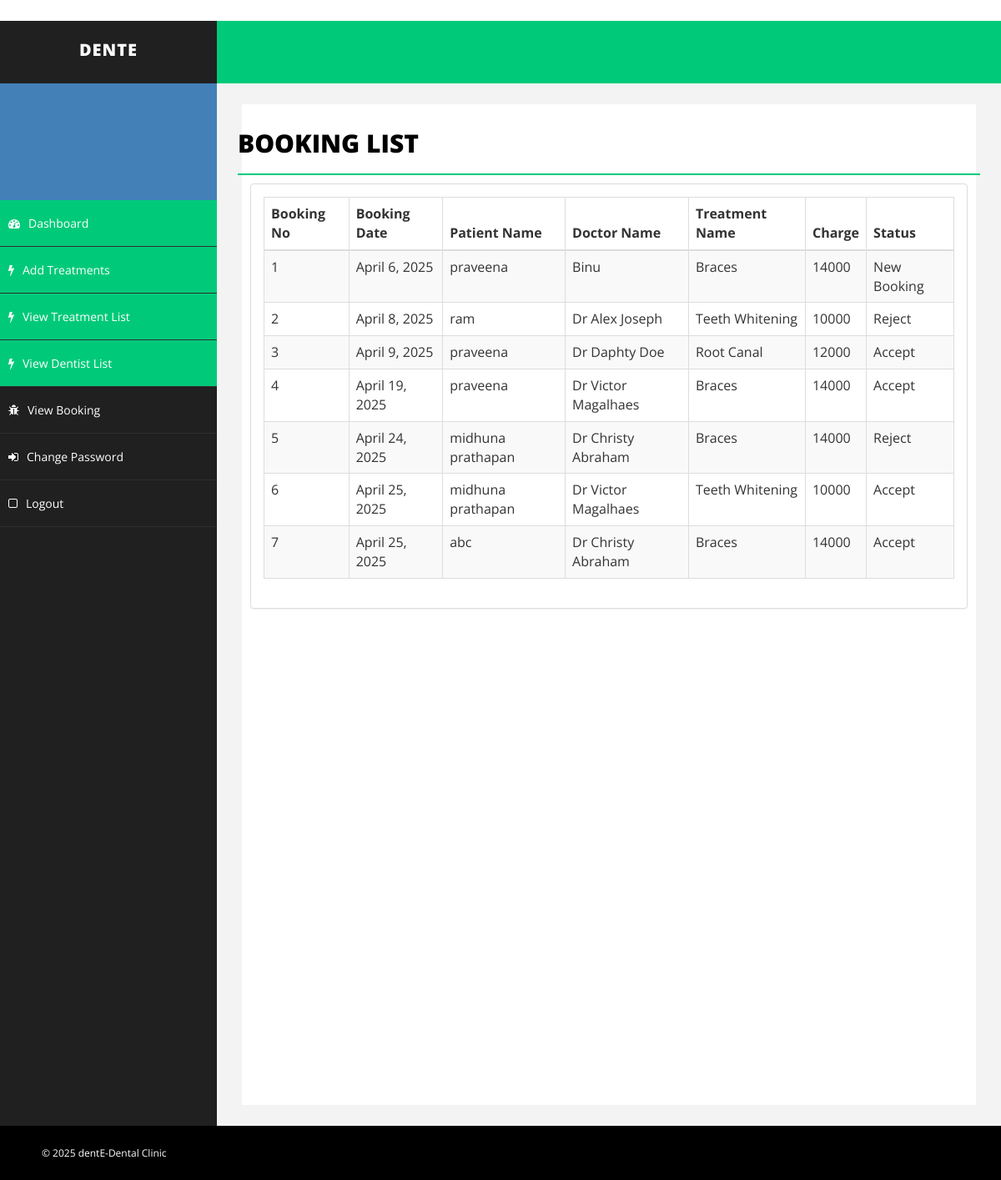
Screenshot of /asbl/ with the database file from the repository.
### myapp/models.py (models this page shows)
class booking(models.Model):
    bno = models.IntegerField()
    bdate = models.DateField(default=date.today)
    rdate = models.DateField()
    did= models.IntegerField(default=0)
    dname= models.CharField(max_length=50)
    pid= models.IntegerField(default=0)
    patient=models.CharField(max_length=100,default='x')
    tname=models.CharField(max_length=100)
    charge=models.IntegerField(default=0)
    status=models.CharField(max_length=50,default='New Booking')

### myapp/views.py (the view)
# urls.py: path('asbl/',views.showadminuserbooking),
def showadminuserbooking(request):
    rec=booking.objects.all()
    return render(request,"adminuserbookinglist.html",{"rec":rec})

### myapp/templates/adminuserbookinglist.html (shortened to what this page needs)
﻿<!DOCTYPE html>
{% load static %}
<html xmlns="http://www.w3.org/1999/xhtml">
<head>
    <link href="{% static 'apn/assets/css/bootstrap.css' %}" rel="stylesheet" />
    <link href="{% static 'apn/assets/css/font-awesome.css' %}" rel="stylesheet" />
    <link href="{% static 'apn/assets/css/basic.css' %}" rel="stylesheet" />
    <link href="{% static 'apn/assets/css/custom.css' %}" rel="stylesheet" />
</head>
<body>
    <div id="wrapper">
        <nav class="navbar navbar-default navbar-cls-top " role="navigation" style="margin-bottom: 0">
            <div class="navbar-header">
                <a class="navbar-brand" href="">dentE</a>
            </div>
        </nav>
        <nav class="navbar-default navbar-side" role="navigation">
            <div class="sidebar-collapse">
                <ul class="nav" id="main-menu">
                    <li>
                        <div class="user-img-div">
                            <div class="inner-text">
                            <br />
                            </div>
                        </div>
                    </li>
                    <li>
                        <a class="active-menu" href=""><i class="fa fa-dashboard "></i>Dashboard</a>
                    </li>
                    <li>
                        <a class="active-menu" href="/aat/"><i class="fa fa-flash "></i>Add Treatments</a>
                    </li>
                    <li>
                        <a class="active-menu" href="/aatl/"><i class="fa fa-flash "></i>View Treatment List</a>
                    </li>
                    <li>
                        <a class="active-menu" href="/aadl/"><i class="fa fa-flash "></i>View Dentist List</a>
                    </li>
                    <li>
                        <a href="/asbl/"><i class="fa fa-bug "></i>View Booking</a>
                    </li>
                    <li>
                        <a href="/cpw/"><i class="fa fa-sign-in "></i>Change Password</a>
                    </li>
                    <li>
                        <a href="/shp/"><i class="fa fa-square-o "></i>Logout</a>
                    </li>
                </ul>
            </div>
        </nav>
        <div id="page-wrapper">
            <div id="page-inner">
                <div class="row">
                    <div class="col-md-xxl-12">
                        <h1 class="page-head-line">BOOKING LIST</h1>
                    </div>
                </div>
            <div class="row">
                <div class="col-md-12">
                    <div class="panel panel-default">
                        <div class="panel-body">
                            <div class="table-responsive">
                                <table class="table table-striped table-bordered table-hover">
                                    <thead>
                                        <tr>
                                            <th>Booking No</th>
                                            <th>Booking Date</th>
                                            <th>Patient Name</th>
                                            <th>Doctor Name</th>
                                            <th>Treatment Name</th>
                                            <th>Charge</th>
                                            <th>Status</th>
                                       </tr>
                                    </thead>
                                    <tbody>
                                    {% for j in rec %}
                                        <tr>
                                            <td>{{j.bno}}</td>
                                            <td>{{j.rdate}}</td>
                                            <td>{{j.patient}}</td>
                                            <td>{{j.dname}}</td>
                                            <td>{{j.tname}}</td>
                                            <td>{{j.charge}}</td>
                                            <td>{{j.status}}</td>
                                        </tr>
                                    {% endfor %}
                                    </tbody>
                                </table>
                            </div>
                        </div>
                    </div>
                </div>
                </div>
            </div>
                </div>
            </div>
    <div id="footer-sec">
        &copy; 2025 dentE-Dental Clinic</a>
    </div>
</body>
</html>

### DentalClinic/static/apn/assets/css/basic.css (style rules this page uses)
body { font-family: 'Open Sans', sans-serif; line-height:25px; }
#wrapper { width: 100%; background: #202020; }
#page-wrapper { padding: 15px 15px; min-height: 600px; background: #F3F3F3; }
#page-inner { width: 100%; margin: 10px 20px 10px 0px; background-color: #fff!important; padding: 10px; min-height: 1200px; }
.page-head-line { font-size: 30px; text-transform: uppercase; color: #000; font-weight: 800; padding-bottom: 20px; border-bottom: 2px solid #00CA79; margin-bottom: 10px; }
.navbar-cls-top .navbar-brand { color: #fff; background: #202020; width: 260px; text-align: center; height: 75px; font-size: 20px; letter-spacing: 1px; font-weight: 900; padding-top: 25px; text-transform:uppercase; }
.user-img-div { min-height: 140px; padding: 20px; background-color: #4380B8; }
.user-img-div .inner-text { text-align: right; position: relative; color: #fff; font-weight: 800; line-height: 25px; }
.active-menu { background-color: #00CA79!important; }
.sidebar-collapse, .sidebar-collapse .nav { background: none; }
.sidebar-collapse .nav { padding: 0; }
.sidebar-collapse .nav > li > a { color: #fff; background: #202020; text-shadow: none; padding: 15px 40px; border-bottom: 1px solid #2F2E31; }
.sidebar-collapse > .nav > li > a { padding: 15px 10px; }
.navbar-side { border: none; background-color: #202020; }
.navbar-cls-top { background: #00CA79; border-bottom: none; }
.navbar-default { border: 0px solid black; }
.navbar-header { background: #000000; }
.nav > li > a > i { margin-right: 10px; }
#footer-sec { background-color:#000; padding:20px 50px; color:#fff; font-size:12px; }
@media (min-width:768px) { #page-wrapper { margin: 0 0 0 260px; padding: 15px 30px; min-height: 1200px; } }
@media (min-width:768px) { .navbar-side { z-index: 1; position: absolute; width: 260px; } }
@media (min-width:768px) { .navbar { border-radius: 0px; } }

### rows the page displays
booking: bno "1", rdate "April 6, 2025", patient "praveena", dname "Binu", tname "Braces", charge "14000", status "New Booking"
booking: bno "2", rdate "April 8, 2025", patient "ram", dname "Dr Alex Joseph", tname "Teeth Whitening", charge "10000", status "Reject"
booking: bno "3", rdate "April 9, 2025", patient "praveena", dname "Dr Daphty Doe", tname "Root Canal", charge "12000", status "Accept"
booking: bno "4", rdate "April 19, 2025", patient "praveena", dname "Dr Victor Magalhaes", tname "Braces", charge "14000", status "Accept"
booking: bno "5", rdate "April 24, 2025", patient "midhuna prathapan", dname "Dr Christy Abraham", tname "Braces", charge "14000", status "Reject"
booking: bno "6", rdate "April 25, 2025", patient "midhuna prathapan", dname "Dr Victor Magalhaes", tname "Teeth Whitening", charge "10000", status "Accept"
booking: bno "7", rdate "April 25, 2025", patient "abc", dname "Dr Christy Abraham", tname "Braces", charge "14000", status "Accept"
